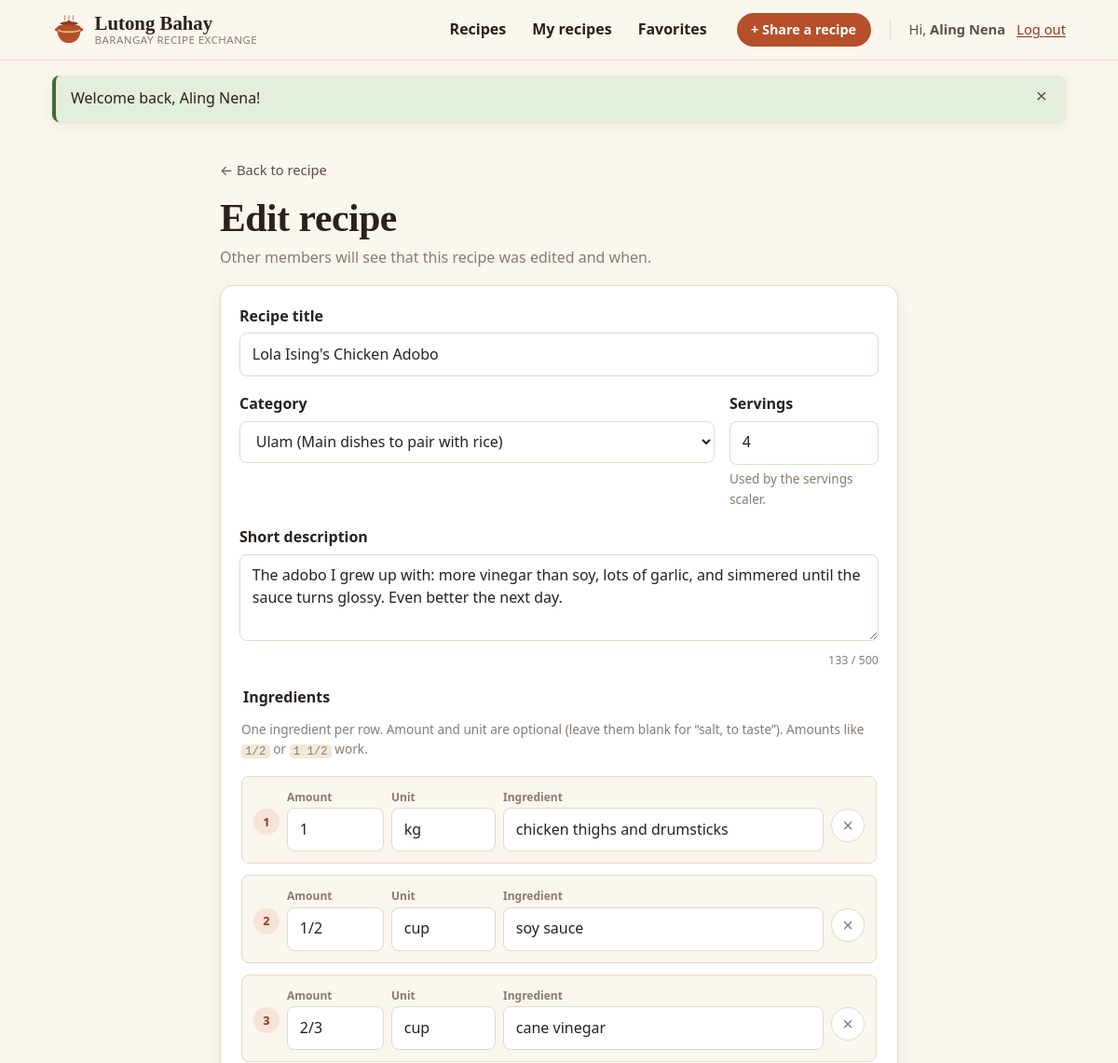
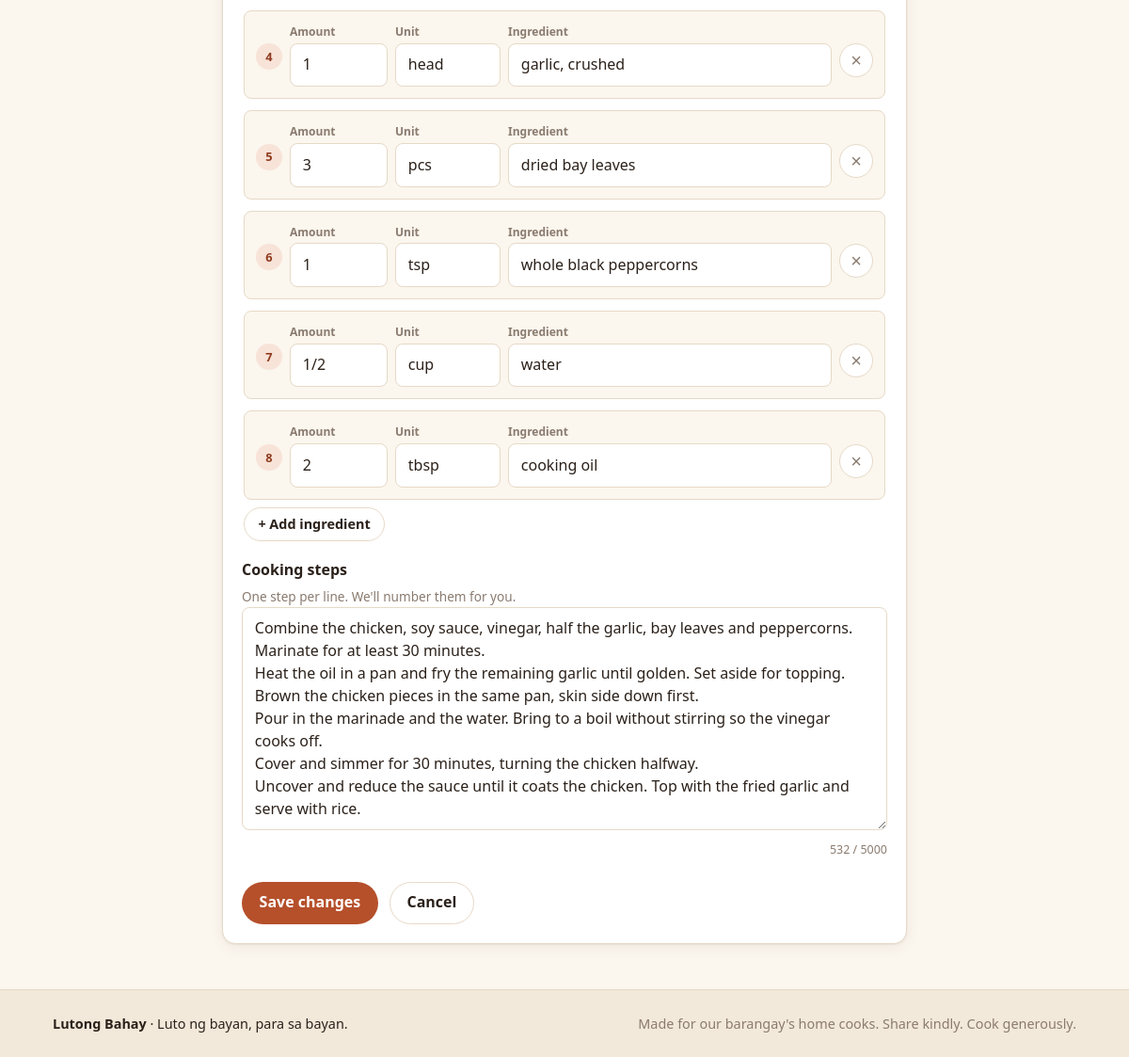
Page /recipe-edit.php?id=1 (signed in) on the committed database (2 pictures, top to bottom).
### tables this page shows
CREATE TABLE `recipes` (
  `id` int(10) UNSIGNED NOT NULL,
  `user_id` int(10) UNSIGNED NOT NULL,
  `category_id` tinyint(3) UNSIGNED NOT NULL,
  `title` varchar(120) NOT NULL,
  `description` varchar(500) NOT NULL,
  `servings` tinyint(3) UNSIGNED NOT NULL DEFAULT 4,
  `steps` text NOT NULL,
  `created_at` datetime NOT NULL DEFAULT current_timestamp(),
  `updated_at` datetime DEFAULT NULL
);

CREATE TABLE `categories` (
  `id` tinyint(3) UNSIGNED NOT NULL,
  `name` varchar(40) NOT NULL,
  `description` varchar(150) NOT NULL DEFAULT ''
);

CREATE TABLE `ingredients` (
  `id` int(10) UNSIGNED NOT NULL,
  `recipe_id` int(10) UNSIGNED NOT NULL,
  `position` smallint(5) UNSIGNED NOT NULL,
  `quantity` decimal(8,3) DEFAULT NULL,
  `unit` varchar(30) NOT NULL DEFAULT '',
  `name` varchar(100) NOT NULL
);

### public/recipe-edit.php (called while the page is built, shortened)
<?php
require __DIR__ . '/../bootstrap.php';
$userId = $session->requireLogin();
$id = int_param($_GET, 'id') ?? abort(404, 'That recipe does not exist.');
$recipes = new RecipeRepository($pdo);
$recipe = $recipes->find($id, $userId) ?? abort(404, 'That recipe does not exist.');
$categories = new CategoryRepository($pdo);
$errors = [];
$current = [
    'id'          => $id,
    'title'       => $recipe['title'],
    'category_id' => (int) $recipe['category_id'],
    'description' => $recipe['description'],
    'servings'    => (int) $recipe['servings'],
    'steps'       => $recipe['steps'],
    'ingredients' => array_map(static fn (array $row): array => [
        'quantity_text' => $row['quantity'] === null ? '' : Quantity::format((float) $row['quantity'], true),
        'quantity'      => $row['quantity'] === null ? null : (float) $row['quantity'],
        'unit'          => $row['unit'],
        'name'          => $row['name'],
    ], $recipes->ingredients($id)),
];
$form = $current;
View::render('recipes/form', [
    'title'      => 'Edit ' . $recipe['title'],
    'editing'    => true,
    'form'       => $form,
    'errors'     => $errors,
    'categories' => $categories->all(),
], $errors ? 422 : 200);

### src/Repositories/UserRepository.php (called while the page is built, shortened)
<?php
final class UserRepository
{
    public function exists(int $id): bool
    {
        $stmt = $this->pdo->prepare('SELECT 1 FROM users WHERE id = :id');
        $stmt->execute([':id' => $id]);
        return (bool) $stmt->fetchColumn();
    }
}

### bootstrap.php (called while the page is built, shortened)
<?php
$pdo = require __DIR__ . '/config/database.php';
$session = new SessionManager();
$session->start();
if ($session->isLoggedIn() && !(new UserRepository($pdo))->exists($session->userId())) {
    $session->logout();
    $session = new SessionManager();
    $session->start();
}

### src/Core/SessionManager.php (called while the page is built, shortened)
<?php
final class SessionManager
{
    public function isLoggedIn(): bool
    {
        return isset($_SESSION[self::USER_KEY]['id']);
    }
    public function userId(): ?int
    {
        return $_SESSION[self::USER_KEY]['id'] ?? null;
    }
    public function requireLogin(): int
    {
        return $this->userId();
    }
}

### src/helpers.php (called while the page is built, shortened)
<?php
function e(mixed $value): string
{
    return htmlspecialchars((string) $value, ENT_QUOTES | ENT_SUBSTITUTE, 'UTF-8');
}
function int_param(array $source, string $key): ?int
{
    $value = filter_var($source[$key] ?? null, FILTER_VALIDATE_INT, ['options' => ['min_range' => 1]]);
    return $value === false ? null : $value;
}

### src/Repositories/RecipeRepository.php (called while the page is built, shortened)
<?php
final class RecipeRepository
{
    public function find(int $id, int $viewerId): ?array
    {
        $stmt = $this->pdo->prepare(self::SELECT . ' WHERE r.id = :id');
        $this->execute($stmt, [':viewer' => $viewerId, ':id' => $id]);
        return $stmt->fetch() ?: null;
    }
    public function ingredients(int $recipeId): array
    {
        $stmt = $this->pdo->prepare(
            'SELECT quantity, unit, name FROM ingredients WHERE recipe_id = :recipe ORDER BY position'
        );
        $stmt->execute([':recipe' => $recipeId]);
        return $stmt->fetchAll();
    }
    private function execute(PDOStatement $stmt, array $params): void
    {
        foreach ($params as $name => $value) {
            $stmt->bindValue($name, $value, is_int($value) ? PDO::PARAM_INT : PDO::PARAM_STR);
        }
        $stmt->execute();
    }
}

### src/Support/Quantity.php (called while the page is built, shortened)
<?php
final class Quantity
{
    public static function format(float $value, bool $plain = false): string
    {
        $whole = (int) floor($value);
        $rest = $value - $whole;
        if ($rest < 0.02) {
            return (string) $whole;
        }
        foreach (self::FRACTIONS as [$amount, $glyph, $ascii]) {
            if (abs($rest - $amount) < 0.02) {
                if ($plain) {
                    return $whole > 0 ? "{$whole} {$ascii}" : $ascii;
                }
                return ($whole > 0 ? (string) $whole : '') . $glyph;
            }
        }
        return rtrim(rtrim(number_format($value, 2, '.', ''), '0'), '.');
    }
}

### src/Repositories/CategoryRepository.php (called while the page is built, shortened)
<?php
final class CategoryRepository
{
    public function all(): array
    {
        return $this->pdo->query('SELECT id, name, description FROM categories ORDER BY id')->fetchAll();
    }
}

### views/recipes/form.php (the view, shortened to what this page needs)
<?php
$action = $editing ? 'recipe-edit.php?id=' . $form['id'] : 'recipe-create.php';
$rows = $form['ingredients'] ?: [['quantity_text' => '', 'unit' => '', 'name' => '']];
$invalid = static fn (string $field): string => isset($errors[$field]) ? 'aria-invalid="true"' : '';
?>
<section class="container narrow form-page">
    <a class="back-link" href="<?= $editing ? 'recipe.php?id=' . e($form['id']) : 'index.php' ?>">← <?= $editing ? 'Back to recipe' : 'All recipes' ?></a>
    <h1><?= $editing ? 'Edit recipe' : 'Share a recipe' ?></h1>
    <p class="muted"><?= $editing
        ? 'Other members will see that this recipe was edited and when.'
        : 'Write it the way you would explain it to a neighbor in your kitchen.' ?></p>
    <form class="card recipe-form" method="post" action="<?= e($action) ?>" data-validate data-recipe-form>
        <div class="field">
            <label for="title">Recipe title</label>
            <input id="title" name="title" type="text" required data-label="Title"
                   minlength="<?= Rules::TITLE_MIN ?>" maxlength="<?= Rules::TITLE_MAX ?>"
                   value="<?= e($form['title']) ?>" placeholder="e.g. Lola Ising's Chicken Adobo"
                   <?= $invalid('title') ?> aria-describedby="title-error">
        </div>
        <div class="field-row">
            <div class="field">
                <label for="category_id">Category</label>
                <select id="category_id" name="category_id" required <?= $invalid('category_id') ?> aria-describedby="category_id-error">
                    <?php foreach ($categories as $category): ?>
                        <option value="<?= e($category['id']) ?>" <?= (int) $category['id'] === (int) $form['category_id'] ? 'selected' : '' ?>>
                            <?= e($category['name']) ?> (<?= e($category['description']) ?>)
                        </option>
                    <?php endforeach; ?>
                </select>
            </div>
            <div class="field field-small">
                <label for="servings">Servings</label>
                <input id="servings" name="servings" type="number" inputmode="numeric" required
                       min="<?= Rules::SERVINGS_MIN ?>" max="<?= Rules::SERVINGS_MAX ?>" step="1"
                       value="<?= e($form['servings']) ?>"
                       <?= $invalid('servings') ?> aria-describedby="servings-hint servings-error">
                <p class="field-hint" id="servings-hint">Used by the servings scaler.</p>
            </div>
        </div>
        <div class="field">
            <label for="description">Short description</label>
            <textarea id="description" name="description" rows="3" required data-label="Description"
                      minlength="<?= Rules::DESCRIPTION_MIN ?>" maxlength="<?= Rules::DESCRIPTION_MAX ?>"
                      placeholder="What makes this dish special? When do you usually cook it?"
                      data-counter
                      <?= $invalid('description') ?> aria-describedby="description-error"><?= e($form['description']) ?></textarea>
        </div>
        <fieldset class="field ingredients-fieldset">
            <legend>Ingredients</legend>
            <p class="field-hint">One ingredient per row. Amount and unit are optional (leave them blank for “salt, to taste”). Amounts like <code>1/2</code> or <code>1 1/2</code> work.</p>
            <ol class="ingredient-rows" data-ingredient-list data-max="<?= Rules::INGREDIENTS_MAX ?>">
                <?php foreach ($rows as $i => $row): ?>
                    <?php View::partial('partials/ingredient-row', ['row' => $row, 'error' => $errors["ingredients.{$i}"] ?? null]); ?>
                <?php endforeach; ?>
            </ol>
            <button type="button" class="btn btn-ghost btn-sm" data-add-ingredient>+ Add ingredient</button>
        </fieldset>
        <div class="field">
            <label for="steps">Cooking steps</label>
            <p class="field-hint" id="steps-hint">One step per line. We'll number them for you.</p>
            <textarea id="steps" name="steps" rows="9" required data-label="Steps"
                      minlength="<?= Rules::STEPS_MIN_CHARS ?>" maxlength="<?= Rules::STEPS_MAX_CHARS ?>"
                      placeholder="Marinate the chicken in soy sauce, vinegar and garlic for 30 minutes.&#10;Brown the chicken in a little oil.&#10;Pour in the marinade, add bay leaves and peppercorns, then simmer for 30 minutes."
                      data-counter
                      <?= $invalid('steps') ?> aria-describedby="steps-hint steps-error"><?= e($form['steps']) ?></textarea>
        </div>
        <div class="form-actions">
            <button class="btn btn-primary" type="submit"><?= $editing ? 'Save changes' : 'Publish recipe' ?></button>
            <a class="btn btn-ghost" href="<?= $editing ? 'recipe.php?id=' . e($form['id']) : 'index.php' ?>">Cancel</a>
        </div>
    </form>
</section>

### views/partials/ingredient-row.php (shortened to what this page needs)
<li class="ingredient-row" data-ingredient-row>
    <span class="ingredient-handle" aria-hidden="true"></span>
    <div class="ingredient-fields">
        <label class="ingredient-field ingredient-qty">
            <span class="mini-label">Amount</span>
            <input type="text" name="ingredient_quantity[]" inputmode="decimal"
                   value="<?= e($row['quantity_text']) ?>"
                   pattern="<?= e(Quantity::PATTERN) ?>" maxlength="12"
                   placeholder="1 1/2"
                   data-pattern-message="Use an amount like 2, 1.5, 1/2 or 1 1/2.">
        </label>
        <label class="ingredient-field ingredient-unit">
            <span class="mini-label">Unit</span>
            <input type="text" name="ingredient_unit[]" value="<?= e($row['unit']) ?>"
                   maxlength="<?= Rules::UNIT_MAX ?>" placeholder="cups" list="unit-suggestions">
        </label>
        <label class="ingredient-field ingredient-name">
            <span class="mini-label">Ingredient</span>
            <input type="text" name="ingredient_name[]" value="<?= e($row['name']) ?>"
                   maxlength="<?= Rules::INGREDIENT_NAME_MAX ?>" placeholder="chicken thighs, cut up"
                   data-ingredient-name>
        </label>
    </div>
    <button type="button" class="icon-btn ingredient-remove" data-remove-ingredient aria-label="Remove this ingredient">×</button>
</li>

### rows in the picture
recipes: title "Lola Ising's Chicken Adobo", category_id "Ulam (Main dishes to pair with rice)", servings "4", description "The adobo I grew up with: more vinegar than soy, lots of garlic, and simmered until the sauce turns glossy. Even better the next day.", steps "Combine the chicken, soy sauce, vinegar, half the garlic, bay leaves and peppercorns. Marinate for at least 30 minutes. Heat the oil in a pan and fry the remaining garlic until golden. Set aside for topping. Brown the chicken pieces in the same pan, skin side down first. Pour in the marinade and the water. Bring to a boil without stirring so the vinegar cooks off. Cover and simmer for 30 minutes, turning the chicken halfway. Uncover and reduce the sauce until it coats the chicken. Top with the fried garlic and serve with rice."
ingredients: quantity_text "1", unit "kg", name "chicken thighs and drumsticks"
ingredients: quantity_text "1/2", unit "cup", name "soy sauce"
ingredients: quantity_text "2/3", unit "cup", name "cane vinegar"
ingredients: quantity_text "1", unit "head", name "garlic, crushed"
ingredients: quantity_text "3", unit "pcs", name "dried bay leaves"
ingredients: quantity_text "1", unit "tsp", name "whole black peppercorns"
ingredients: quantity_text "1/2", unit "cup", name "water"
ingredients: quantity_text "2", unit "tbsp", name "cooking oil"

### other values in the picture
$label "Recipes"
$label "My recipes"
$label "Favorites"
$session->userName() "Aling Nena"
$flash['message'] "Welcome back, Aling Nena!"
